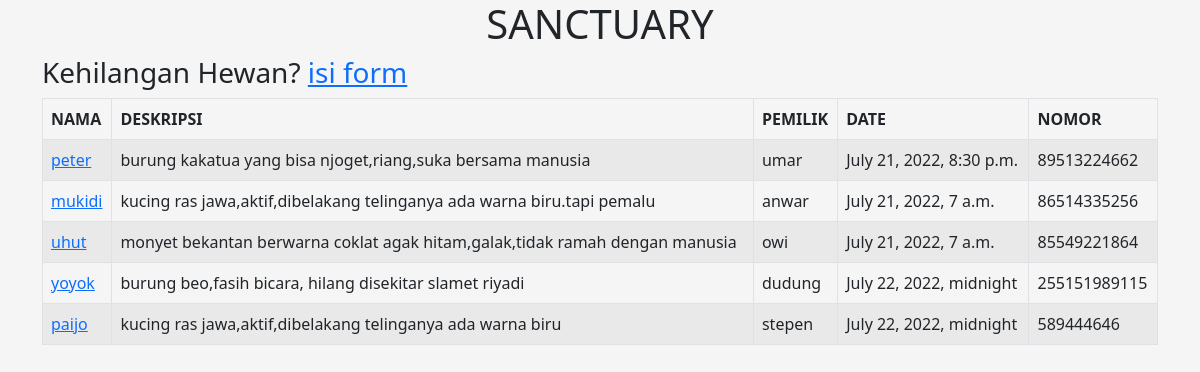
The page / on the database its author committed.
### Penolong/models.py (models this page shows, shortened)
class Hewan(models.Model):
    Nama        = models.CharField(max_length=90)
    Deskripsi   = models.TextField(null=True)
    Pemilik     = models.CharField(max_length=90)
    Nomor       = models.IntegerField()
    Date        = models.DateTimeField()
    Jenis_id    = models.ForeignKey(Jenis,on_delete=models.CASCADE,null=True)

### Penolong/views.py (the view)
# urls.py: path('', daftar,name='daftar'),
def daftar(request):
    hewans = Hewan.objects.all()
    konteks = {
        'hewans': hewans,
    }
    return render(request,'daftar.html', konteks)

### Penolong/templates/daftar.html
{% extends 'base.html'%}
{% block content %}
    <center>
        <h1>SANCTUARY</h1>
    </center>
<div class="container">
    <div class="row">
        <div class="col-md-12">
            <h3>
                Kehilangan Hewan?
                <a href="{% url 'tambah_hewan' %}">isi form</a>
            </h3>
            <table class="table table-bordered table-striped">
                <thead>
                    <tr>
                        <th>NAMA</th>
                        <th>DESKRIPSI</th>
                        <th>PEMILIK</th>
                        <th>DATE</th>
                        <th>NOMOR</th>
                    </tr>
                </thead>
                <tbody>
                    {% for Hewan in hewans %}
                    <tr>
                        <td><a href="{% url 'ubah_hewan' Hewan.id %}">{{ Hewan.Nama }}</a></td>
                        <td>{{ Hewan.Deskripsi }}</td>
                        <td>{{ Hewan.Pemilik }}</td>
                        <td>{{ Hewan.Date }}</td>
                        <td>{{ Hewan.Nomor }}</td>
                    </tr>
                    {% endfor %}
                </tbody>
            </table>
        </div>
    </div>
</div>
{% endblock %}

### templates/base.html (shortened to what this page needs)
{% load static %}
<!DOCTYPE html>
<html lang="en">
<head>
    <link rel="stylesheet" href="{% static 'css/bootstrap.min.css' %}">
    <link rel="stylesheet" href="{% static 'css/style.css' %}">
</head>
<body>
{% block content %}
{% endblock %}
</body>
</html>

### static/css/style.css (style rules this page uses)
body { background-color: whitesmoke ; }

### rows shown on the page
Hewan: Nama "peter", Deskripsi "burung kakatua yang bisa njoget,riang,suka bersama manusia", Pemilik "umar", Date "July 21, 2022, 8:30 p.m.", Nomor "89513224662"
Hewan: Nama "mukidi", Deskripsi "kucing ras jawa,aktif,dibelakang telinganya ada warna biru.tapi pemalu", Pemilik "anwar", Date "July 21, 2022, 7 a.m.", Nomor "86514335256"
Hewan: Nama "uhut", Deskripsi "monyet bekantan berwarna coklat agak hitam,galak,tidak ramah dengan manusia", Pemilik "owi", Date "July 21, 2022, 7 a.m.", Nomor "85549221864"
Hewan: Nama "yoyok", Deskripsi "burung beo,fasih bicara, hilang disekitar slamet riyadi", Pemilik "dudung", Date "July 22, 2022, midnight", Nomor "255151989115"
Hewan: Nama "paijo", Deskripsi "kucing ras jawa,aktif,dibelakang telinganya ada warna biru", Pemilik "stepen", Date "July 22, 2022, midnight", Nomor "589444646"
